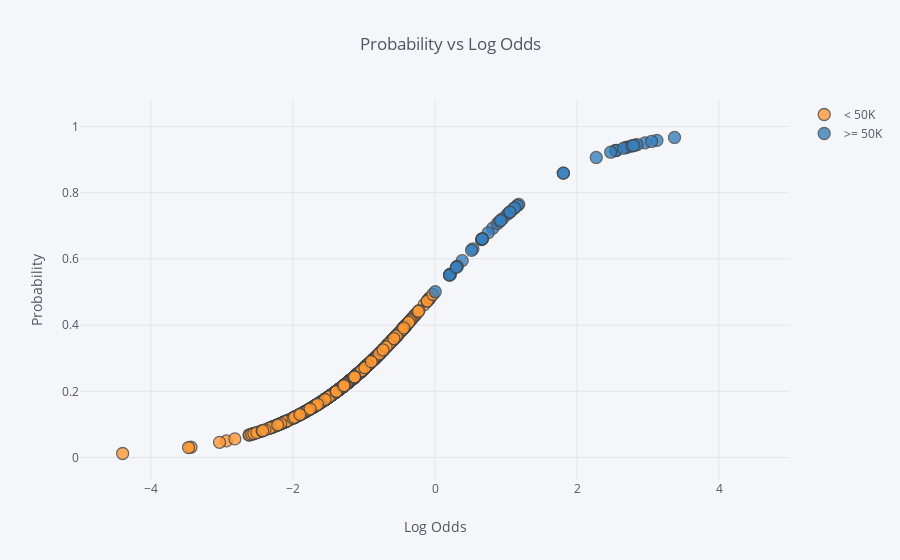

Write notebook code for a chart like this one.
### Code cell
yhat.sample(1000).iplot(x='log_odds', y='probability', 
           yTitle='Probability', xrange=(-5, 5), xTitle='Log Odds',
           title='Probability vs Log Odds', categories='classes')

### Figure 1 — Plotly figure (JSON) as saved in the notebook; plotly's stock layout.template omitted (floating-point values rounded to 4 significant figures; data arrays with more than 128 entries replaced by an {"elided": "..."} marker saying what was removed)
{"data": [{"marker": {"color": "rgba(255, 153, 51, 1.0)", "line": {"width": 1.3}, "opacity": 0.8, "size": 12, "symbol": "circle"}, "mode": "markers", "name": "< 50K", "textfont": {"color": "#4D5663"}, "type": "scatter", "uid": "21705e45-a94f-4a6b-b42e-ea4cd59bda70", "x": {"elided": "951 float values"}, "y": {"elided": "951 float values"}}, {"marker": {"color": "rgba(55, 128, 191, 1.0)", "line": {"width": 1.3}, "opacity": 0.8, "size": 12, "symbol": "circle"}, "mode": "markers", "name": ">= 50K", "textfont": {"color": "#4D5663"}, "type": "scatter", "uid": "7b264102-a02a-4a63-bf6f-3f98eb14d24d", "x": [2.271, 1.179, 1.808, 2.958, 2.542, 0.2056, 0.6554, 1.018, 0.5342, 0.8129, 3.126, 1.159, 0.9525, 0.2126, 0.2173, 2.696, 23.89, 2.552, 2.552, 1.808, 3.05, 2.712, 0.3093, 3.374, 22.94, 0.3834, 0.8801, 2.656, 24.12, 0.747, 0.3129, 0.663, 0.2042, 2.818, 1.109, 1.056, 2.77, 0.003418, 2.475, 1.123, 1.053, 0.6693, 2.848, 2.796, 0.2997, 0.9117, 0.926, 0.6636, 0.5153], "y": [0.9065, 0.7648, 0.8591, 0.9507, 0.927, 0.5512, 0.6582, 0.7345, 0.6305, 0.6927, 0.9579, 0.7612, 0.7216, 0.553, 0.5541, 0.9368, 1.0, 0.9277, 0.9277, 0.8591, 0.9548, 0.9377, 0.5767, 0.9669, 1.0, 0.5947, 0.7068, 0.9344, 1.0, 0.6785, 0.5776, 0.6599, 0.5509, 0.9437, 0.7519, 0.7419, 0.941, 0.5009, 0.9223, 0.7545, 0.7414, 0.6614, 0.9452, 0.9424, 0.5744, 0.7133, 0.7163, 0.6601, 0.6261]}], "layout": {"legend": {"bgcolor": "#F5F6F9", "font": {"color": "#4D5663"}}, "paper_bgcolor": "#F5F6F9", "plot_bgcolor": "#F5F6F9", "title": {"font": {"color": "#4D5663"}, "text": "Probability vs Log Odds"}, "xaxis": {"gridcolor": "#E1E5ED", "range": [-5, 5], "showgrid": true, "tickfont": {"color": "#4D5663"}, "title": {"font": {"color": "#4D5663"}, "text": "Log Odds"}, "zerolinecolor": "#E1E5ED"}, "yaxis": {"gridcolor": "#E1E5ED", "showgrid": true, "tickfont": {"color": "#4D5663"}, "title": {"font": {"color": "#4D5663"}, "text": "Probability"}, "zerolinecolor": "#E1E5ED"}}}
